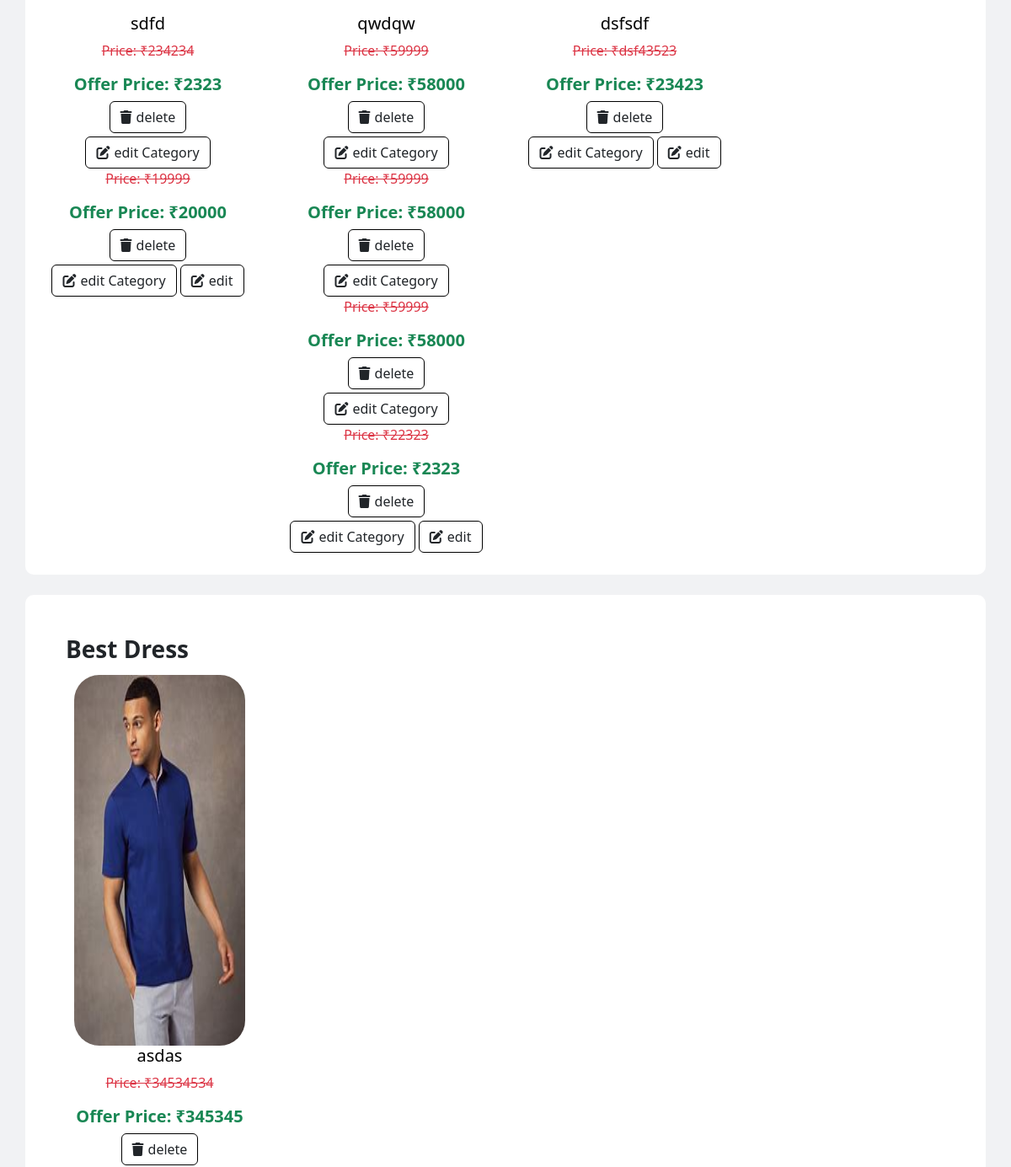
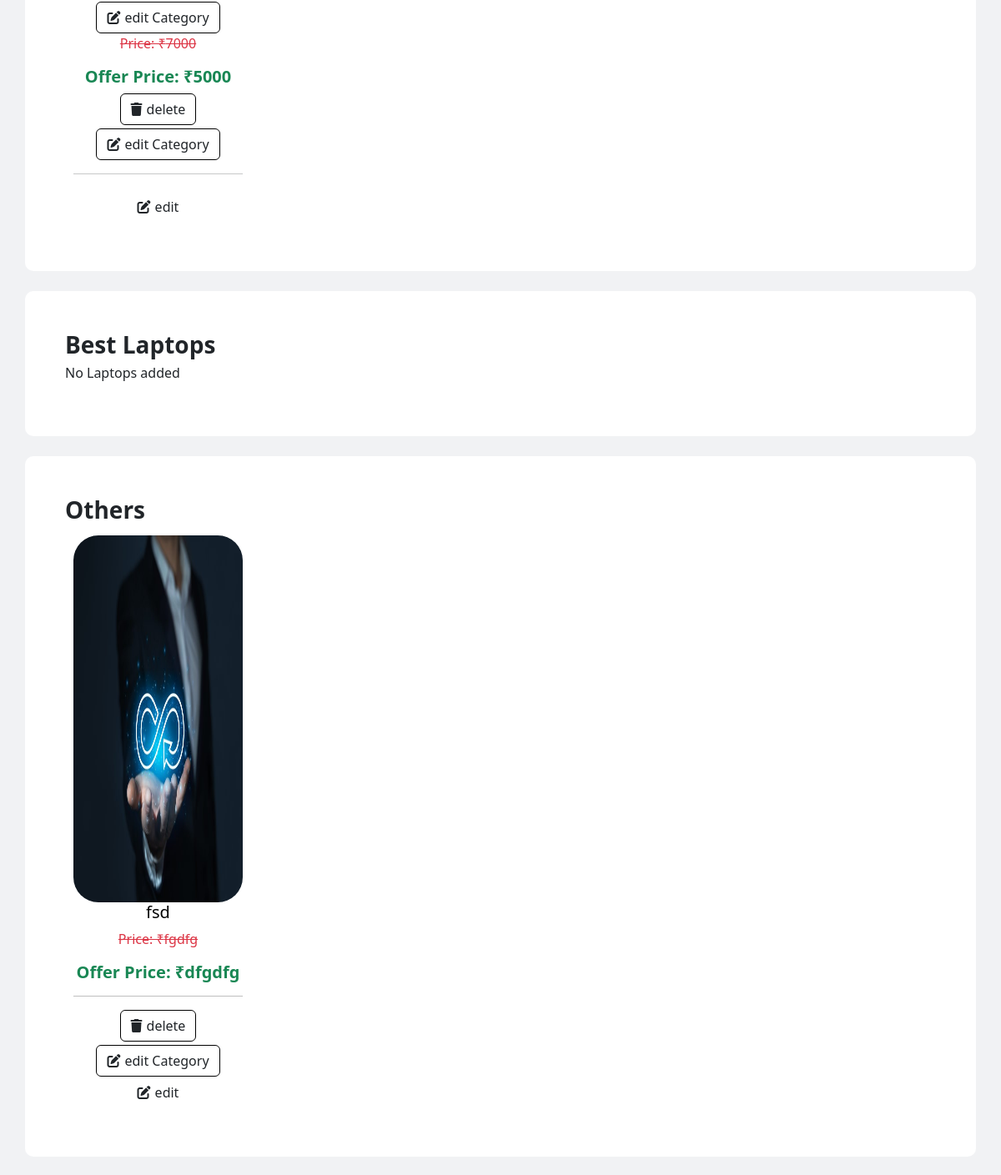
Before: /admin_home (signed in, middle part) with the older database file (2 pictures, top to bottom).
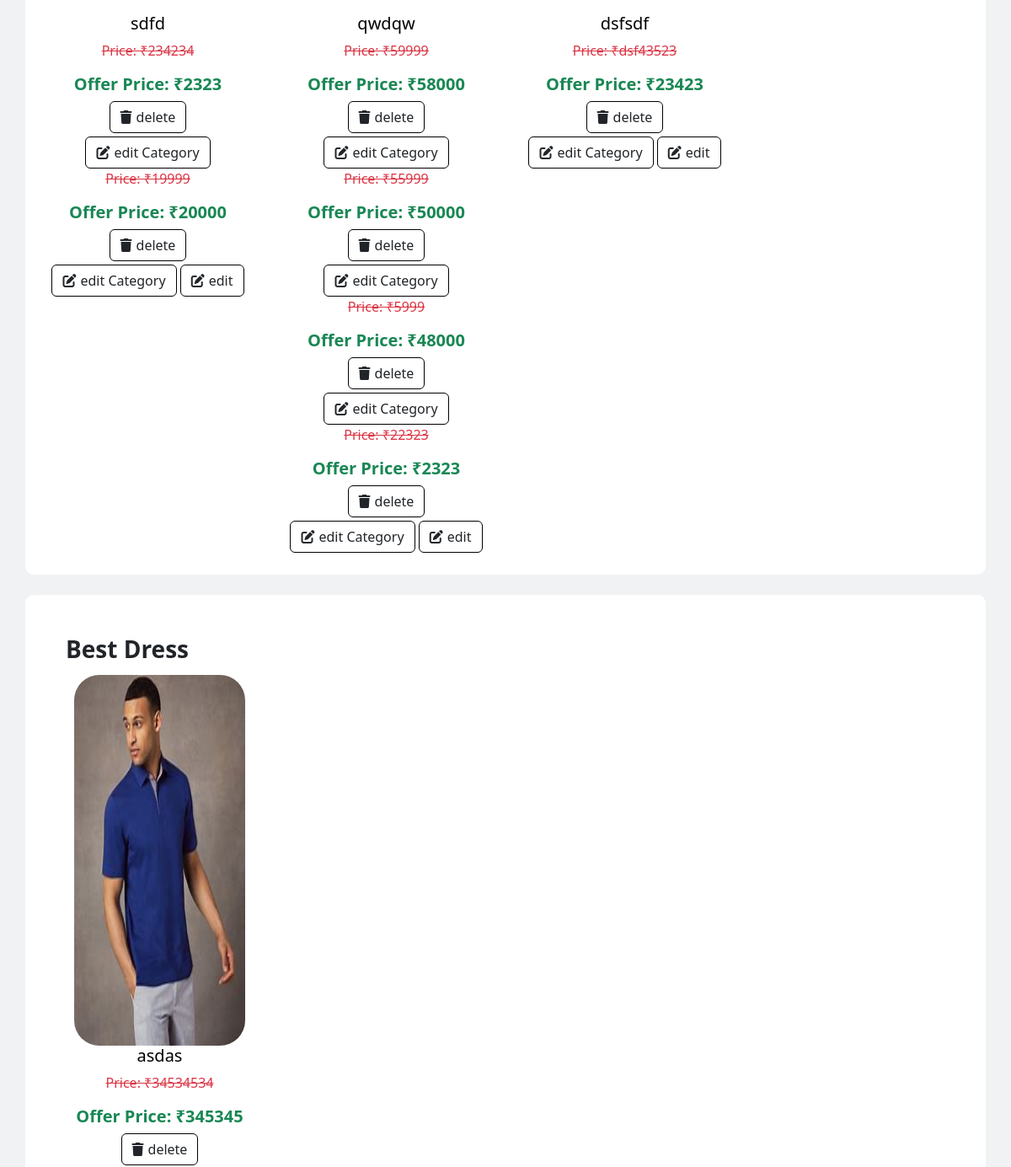
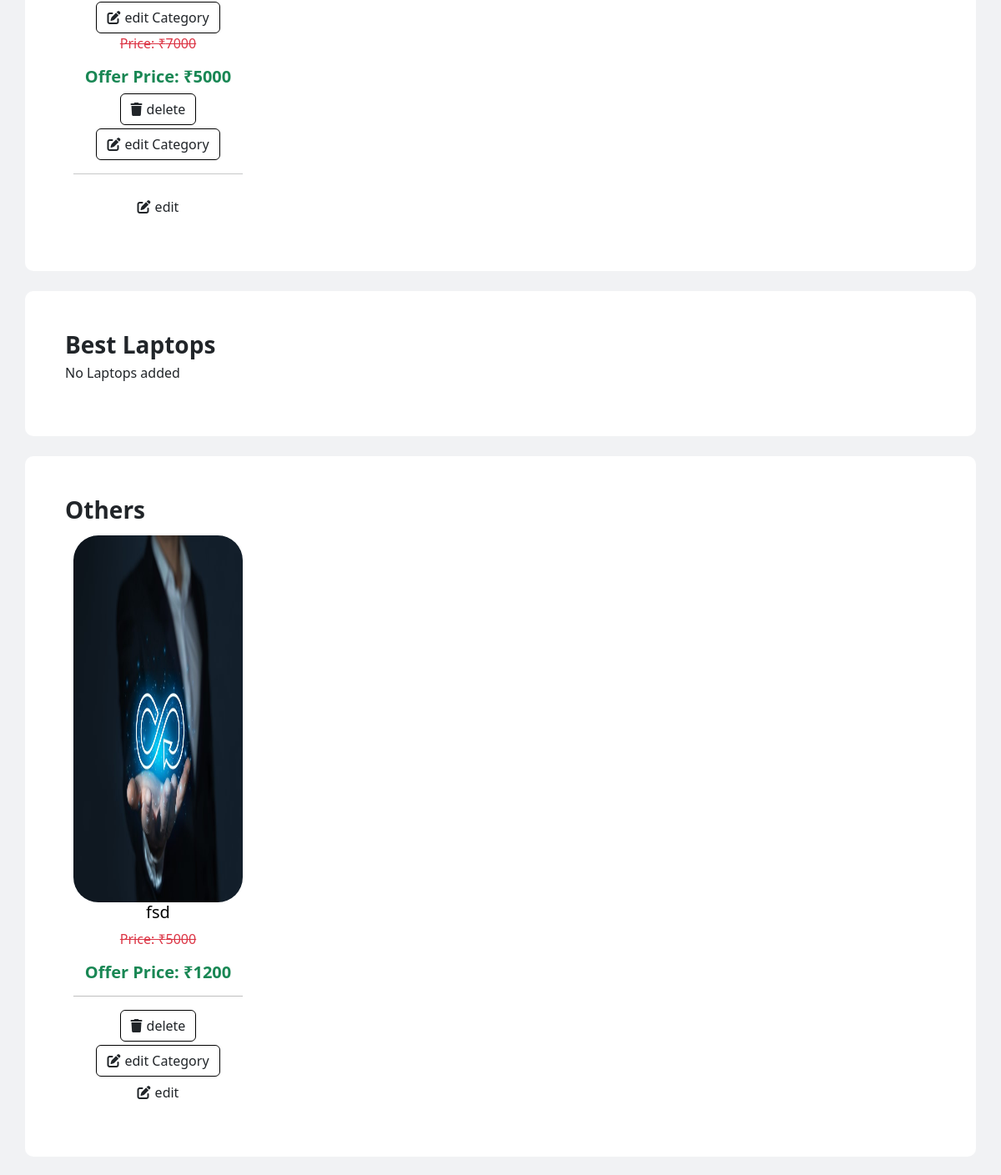
After: the same page with the newer database file (2 pictures, top to bottom).
### app/models.py (models this page shows)
class Categorys(models.Model):
    product=models.ForeignKey(Products,on_delete=models.CASCADE)
    storage=models.TextField()
    color=models.TextField()
    price =models.TextField()
    offer_price = models.TextField()
    size=models.TextField()

### app/views.py (the view)
# urls.py: path('admin_home', views.admin_home),
def admin_home(req):
    product=Products.objects.all()
    categories = Categorys.objects.select_related('product')
    if 'admin' in req.session:
        phones = Products.objects.filter(phone=True)
        dress = Products.objects.filter(dress=True)
        laptop = Products.objects.filter(laptop=True)
        others = Products.objects.filter(others=True)
        context = {
            'product': product,
            'categories': categories,
            'phones': phones,
            'dress': dress,
            'laptop': laptop,
            'others': others,
        }
        return render(req, 'admin/admin_home.html', context)
    else:
        return redirect(admin_home)

### templates/admin/admin_home.html (shortened to what the changed rows need)
<!DOCTYPE html>
<html lang="en">
<head>
    {% load static %}
    <link rel="stylesheet" href="{% static '/css/style.css' %}">
    <link href="https://cdn.jsdelivr.net/npm/bootstrap@5.3.3/dist/css/bootstrap.min.css" rel="stylesheet">
    <link rel="stylesheet" href="https://cdnjs.cloudflare.com/ajax/libs/font-awesome/6.6.0/css/all.min.css">
</head>
<body style="background-color: rgb(241,242,244);">
    <div id="best_sales" class="sample container p-3 mt-4">
        <div class="carousel-inner">
            <div class="carousel-item active ">
                <div class="row justify-content-left">
                    {% for i in phones %}
                    <div class="col-md-3">
                        <a class="text-decoration-none text-black" href="../product_details/{{i.id}}">
                            <div id="card" style="height: auto;" class="movie-card">
                                <div class="Phone-details text-center">
                                    <h5 class="phone-title mt-3">{{ i.name }}</h5>
                                    {% for category in categories %}
                                            {% if category.product == i %}
                                            <p class="price text-danger text-decoration-line-through">
                                                Price: ₹{{ category.price }}
                                            </p>
                                            <h5 class="offer_price text-success">
                                                <b>Offer Price: ₹{{ category.offer_price }}</b>
                                            </h5>
                                            <a href="../delete_pro/{{i.id}}" id="delete" class="btn"><i id="delete"
                                                class="fa-solid fa-trash " style="margin-right:5px;"></i>delete</a>
                                                <a href="../edit_category/{{i.id}}" id="delete" class="btn mt-1"><i id="edit"
                                                    class="fa-solid fa-pen-to-square" style="margin-right:5px;"></i>edit Category</a>
                                            {% endif %}
                                    {% endfor %}
                                    <a href="../edit_pro/{{i.id}}" id="delete" class="btn mt-1"><i id="edit"
                                        class="fa-solid fa-pen-to-square" style="margin-right:5px;"></i>edit</a>
                                </div>
                            </div>
                        </a>
                    </div>
                    {% empty %}
                    <p>No Phones added</p>
                    {% endfor %}
                </div>
            </div>
        </div>
    </div>
        <div id="best_sales" class="sample container p-5 mt-4">
            <div class="row">
                {% for i in others %}
                <div class="col-md-3">
                    <a class="text-decoration-none text-black" href="../product_details/{{i.id}}">
                        <div id="card1" style="height: auto;" class="movie-card justify-content-center">
                            <img src="{{i.image.url}}" style="width: 400px; height: 440px;" class="img-fluid">
                            <div class="Phone-details text-center">
                                <h5 class="phone-title">{{ i.name }}</h5>
                                {% for category in categories %}
                                {% if category.product == i %}
                                    <p class="price text-danger text-decoration-line-through">
                                        Price: ₹{{ category.price }}
                                    </p>
                                    <h5 class="offer_price text-success">
                                        <b>Offer Price: ₹{{ category.offer_price }}</b>
                                    </h5>
                                {% endif %}
                                {% endfor %}
                                <hr>
                                <a href="../delete_pro/{{i.id}}" id="delete" class="btn"><i id="delete"
                                        class="fa-solid fa-trash " style="margin-right:5px;"></i>delete</a>
                                <a href="../edit_category/{{i.id}}" id="delete" class="btn mt-1"><i id="edit"
                                        class="fa-solid fa-pen-to-square" style="margin-right:5px;"></i>edit Category</a>
                                <a href="../edit_pro/{{i.id}}" id="edit" class="btn"><i id="edit"
                                        class="fa-solid fa-pen-to-square" style="margin-right:5px;"></i>edit</a>
                            </div>
                        </div>
                    </a>
                </div>
                {% empty %}
                <p>No others added</p>
                {% endfor %}
            </div>
        </div>
</body>
</html>

Changed rows visible on the page:
changed Categorys (number 4 of 10 on the later page): price "59999" → "55999"; offer_price "58000" → "50000"
changed Categorys (number 5 of 10 on the later page): price "59999" → "5999"; offer_price "58000" → "48000"
changed Categorys (number 10 of 10 on the later page): price "fgdfg" → "5000"; offer_price "dfgdfg" → "1200"
